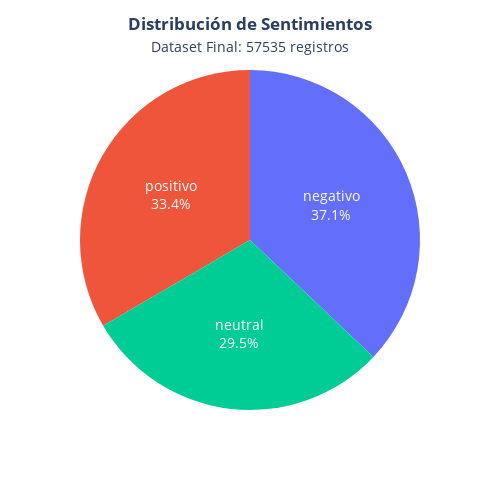

Notebook source saved alongside this figure:
### Markdown cell above
#### **Visualización de la distribución de Sentimientos**

### Code cell
# Grafica de pastel con Plotly

valores = df_final['Sentimiento_Final'].value_counts().reset_index()
valores.columns = ['sentimientos', 'Cantidad']
fig1 = px.pie(
    names = valores.sentimientos,
    values = valores.Cantidad,
)

fig1.update_traces(textposition='inside', textinfo='label+percent',  insidetextfont=dict(color = 'white', size=14)
)

fig1.update_layout(
    title_text=f'<b>Distribución de Sentimientos</b><br><span style="font-size:14px">Dataset Final: {total_registros} registros</span>',
    title_x=0.5,
    width=500,
    height=500,
    showlegend=False,
)

fig1.show()

### Figure 1 — Plotly figure (JSON) as saved in the notebook; plotly's stock layout.template omitted (floating-point values rounded to 4 significant figures)
{"data": [{"domain": {"x": [0, 1], "y": [0, 1]}, "hovertemplate": "label=%{label}<br>value=%{value}<extra></extra>", "insidetextfont": {"color": "white", "size": 14}, "labels": ["negativo", "positivo", "neutral"], "legendgroup": "", "name": "", "showlegend": true, "textinfo": "label+percent", "textposition": "inside", "type": "pie", "values": [21326, 19219, 16990]}], "layout": {"height": 500, "legend": {"tracegroupgap": 0}, "margin": {"t": 60}, "showlegend": false, "title": {"text": "<b>Distribución de Sentimientos</b><br><span style=\"font-size:14px\">Dataset Final: 57535 registros</span>", "x": 0.5}, "width": 500}}
